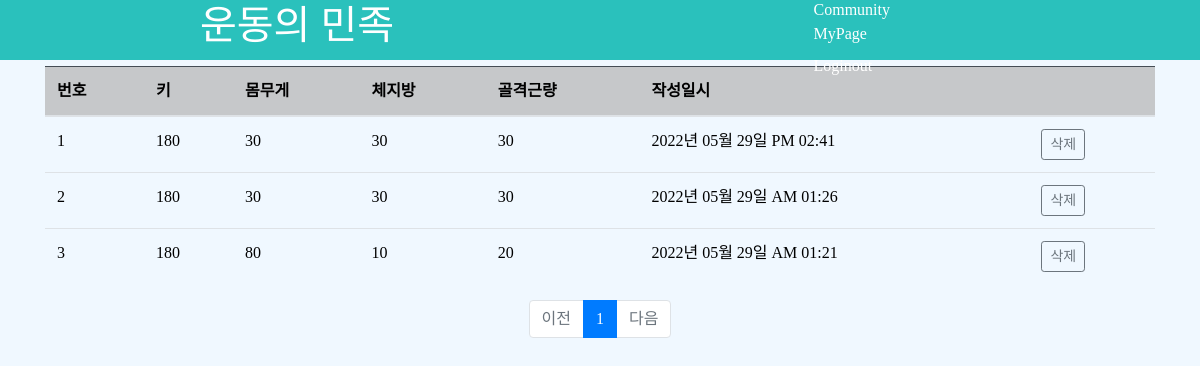
The page /list/bodydata/ (signed in) on the database its author committed.
### pybo/models.py (models this page shows)
class Health_Data(db.Model):
    id = db.Column(db.Integer, primary_key=True)
    height = db.Column(db.Integer, nullable=False)
    weight = db.Column(db.Integer, nullable=False)
    body_fat = db.Column(db.Integer, nullable=False)
    body_muscle = db.Column(db.Integer, nullable=False)
    create_date = db.Column(db.DateTime(), nullable=False)
    user_id = db.Column(db.Integer, db.ForeignKey('signup__data.id', ondelete='CASCADE'), nullable=False)
    user = db.relationship('Signup_Data', backref=db.backref('question_set'))

### pybo/views/list_views.py (the view)
@bp.route('/bodydata/')
@login_required
def bodydatalist():
    page = request.args.get('page', type=int, default=1)
    check_user_id = session.get('user_id')
    if g.user:
        bodydata_list = Health_Data.query.order_by(Health_Data.create_date.desc()).filter(Health_Data.height != 1,
                                                                                          Health_Data.user_id == check_user_id)
    else:
        bodydata_list = Health_Data.query.filter(Health_Data.weight == 100000)
    bodydata_list = bodydata_list.paginate(page, per_page=10)
    return render_template('bodydata_list.html', bodydata_list=bodydata_list)

### pybo/filter.py (called while the page is built)
def format_datetime(value, fmt='%Y년 %m월 %d일 %p %I:%M'):
    return value.strftime(fmt)

### pybo/views/input_views.py (called while the page is built)
@bp.before_app_request
def defalut_health_data():
    check_user_id = session.get('user_id')
    if g.user:
        health_data = Health_Data.query.filter(Health_Data.user_id == check_user_id).all()
        health_data_count = len(health_data)
        if health_data_count == 0:
            defalut_value = Health_Data(height=1, weight=0, body_fat=0, body_muscle=0, create_date=datetime.now(),user=g.user)
            db.session.add(defalut_value)
            db.session.commit()

### pybo/views/main_views.py (called while the page is built)
@bp.before_app_request
def load_logged_in_user():
    user_id = session.get('user_id')
    if user_id is None:
        g.user = None
    else:
        g.user = Signup_Data.query.get(user_id)

def login_required(view):
    @functools.wraps(view)
    def wrapped_view(*args, **kwargs):
        if g.user is None:
            _next = request.url if request.method == 'GET' else ''
            return redirect(url_for('main.login_page', next=_next))
        return view(*args, **kwargs)
    return wrapped_view

### pybo/templates/bodydata_list.html (shortened to what this page needs)
<!DOCTYPE html>
<html lang="en">
<head>
    <link rel="stylesheet" href="{{url_for('static', filename='bootstrap.min.css')}}">
    <link rel="stylesheet" href="{{url_for('static', filename='index.css')}}">
</head>
<body>
    <div class="header">
        <h1><a href="/">운동의 민족</a></h1>
        <div class="nav">
             {% if g.user %}
				<ul class="navbar-nav">
					<li><a href="#">Community</a></li>
					<li><a href="/input">MyPage</a></li>
					<li class="nav-item ">
					<a class="nav-link" href="{{ url_for('main.logout') }}">{{ g.user.username }} Loginout</a>
					</li>
				</ul>
            {% endif %}
        </div>
    </div>
    <div class="blackinlist"></div>
    <div class="container my-3">
        <table class="table">
            <thead>
            <tr class="table-dark">
                <th>번호</th>
                <th>키</th>
                <th>몸무게</th>
                <th>체지방</th>
                <th>골격근량</th>
                <th>작성일시</th>
                <th></th>
            </tr>
            </thead>
            <tbody>
            {% if bodydata_list %}
            {% for bodydata in bodydata_list.items %}
            <tr>
                <td>{{ loop.index }}</td>
                <td>{{ bodydata.height }}</td>
                <td>{{ bodydata.weight }}</td>
                <td>{{ bodydata.body_fat }}</td>
                <td>{{ bodydata.body_muscle }}</td>
                <td>{{ bodydata.create_date|datetime }}</td>
                <td><a href="javascript:void(0)" class="delete btn btn-sm btn-outline-secondary"
               data-uri="{{ url_for('list.delete_bodydata', bodydata_id=bodydata.id) }}">삭제</a></td>
            </tr>
            {% endfor %}
            {% else %}
            <tr>
                <td colspan="3">신체정보가 없습니다.</td>
            </tr>
            {% endif %}
            </tbody>
        </table>
    <ul class="pagination justify-content-center">
        {% if bodydata_list.has_prev %}
        <li class="page-item">
            <a class="page-link" href="?page={{ bodydata_list.prev_num }}">이전</a>
        </li>
        {% else %}
        <li class="page-item disabled">
            <a class="page-link" tabindex="-1" aria-disabled="true" href="javascript:void(0)">이전</a>
        </li>
        {% endif %}
        {% for page_num in bodydata_list.iter_pages() %}
        {% if page_num %}
        {% if page_num != bodydata_list.page %}
        <li class="page-item">
            <a class="page-link" href="?page={{ page_num }}">{{ page_num }}</a>
        </li>
        {% else %}
        <li class="page-item active" aria-current="page">
            <a class="page-link" href="javascript:void(0)">{{ page_num }}</a>
        </li>
        {% endif %}
        {% else %}
        <li class="disabled">
            <a class="page-link" href="javascript:void(0)">...</a>
        </li>
        {% endif %}
        {% endfor %}
        {% if bodydata_list.has_next %}
        <li class="page-item">
            <a class="page-link" href="?page={{ bodydata_list.next_num }}">다음</a>
        </li>
        {% else %}
        <li class="page-item disabled">
            <a class="page-link" tabindex="-1" aria-disabled="true" href="javascript:void(0)">다음</a>
        </li>
        {% endif %}
    </ul>
    </div>
</body>
</html>

### pybo/static/index.css (style rules this page uses)
* { font-family: 'MaplestoryOTFLight'; text-decoration: none; margin: 0px; padding: 0px; color: black; list-style:none; }
body { font-family: 'BMJUA'; background: #F0F8FF; }
.header { width: 100%; height: 60px; margin: 0 auto; display: flex; justify-content: space-between; align-items: center; background: #2ac1bc; padding-left: 200px; position: fixed; z-index: 1; }
.header h1 a { text-decoration: none; color: white; }
.nav { padding-right: 300px; }
.nav ul li { display: inline-block; margin: 0 10px; }
.nav ul li a { text-decoration: none; color: white; }
.blackinlist { width:100%; height:50px; }

### rows shown on the page
Health_Data: height "180", weight "30", body_fat "30", body_muscle "30", create_date "2022년 05월 29일 PM 02:41"
Health_Data: height "180", weight "30", body_fat "30", body_muscle "30", create_date "2022년 05월 29일 AM 01:26"
Health_Data: height "180", weight "80", body_fat "10", body_muscle "20", create_date "2022년 05월 29일 AM 01:21"

### other values the page prints
{{ page_num }} "1"
